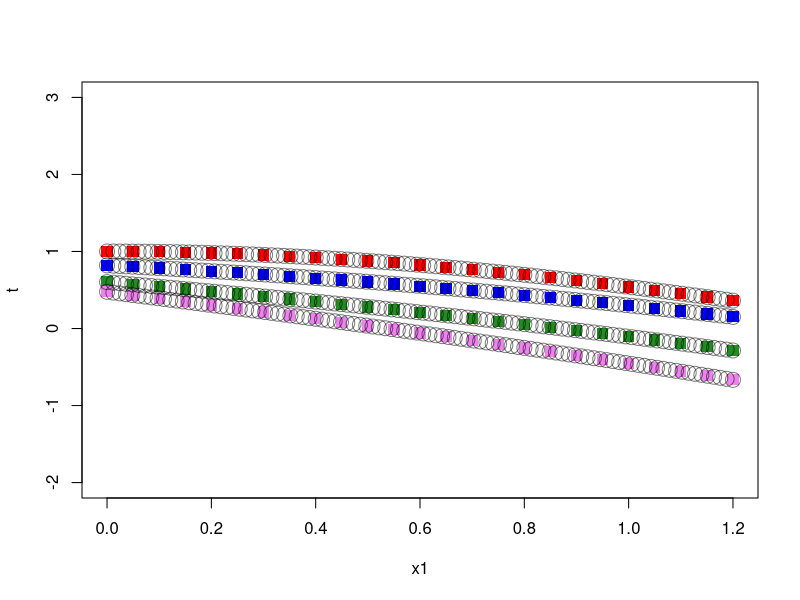

This chart was generated by the following R code:
# Задано
a = 0
b = 1.2
p = 3
To = 1.1

fi = function(x, t){
  return(log(1 + 1/(x+2))*exp(-t))
}

ksi = function(x){
  return(cos(x))
}

Ua = function(t){
  return(1/(1+t))
}

Ub = function(t){
  return(cos(1.2 + t))
}


# Поиск U (задаем q - влияет на tau (шаг по t) и M - количество шагов по x)
findU = function(q, M){
  
# задаем h и tau
h = (b-a)/M
x = seq(from = a, to = b, length = M)

tau = h*h*q/p
N = trunc(To/tau) #Граница n
#Зададим xm = mh + a и tn = n*tau
t = seq(from = 0, to = To, by = tau)

#Находим решение
#Прогонка
an = -q
bn = 1 + 2*q
cn = -q

U = matrix(nrow = N, ncol = M) ## M - x, N - t
for(m in 1: M)
  U[1, m] = ksi(x[m])

for(n in 1: N)
  U[n, 1] = Ua(t[n])

for(n in 1: N)
  U[n, M] = Ub(t[n])

alpha = matrix(nrow = N,  ncol = M - 1)
beta = matrix(nrow = N, ncol = M - 1)
for(i in 1: (N - 1)){
  alpha[i, 1] = 0;
  beta[i, 1] = Ua(t[i])
}

for(i in 1:(N -1)){
  for(j in 2: (M - 1)){
    alpha[i, j] = -cn/(an*alpha[i, j - 1] + bn)
    beta[i, j] = (fi(x[j],t[i]) * tau - an * beta[i, j-1] + U[i, j])/(an*alpha[i, j -1] + bn)
  }
  for(k in (M-1) : 2){
    U[i+1,k] = alpha[i,k]*U[i+1, k+1] + beta[i,k]
  }
}
return(U)
}



M1 = 25
h1 = (b-a)/M1
x1 = seq(from = a, to = b, length = M1)
U1 = findU(1.8, M1)
tlen1 = length(U1[,1])
n1 = tlen1/5
n2 = 3*tlen1/5
plot1 <- plot(x1, U1[1,], pch = 15, col = "red", ylab = "t", ylim = c(-2, 3), cex = 1.5)
plot1 <-points(x1, U1[n1,], pch = 15, col = "blue", cex = 1.5)
plot1 <-points(x1, U1[n2,], pch = 15, col = "forestgreen", cex = 1.5)
plot1 <-points(x1, U1[tlen1,], pch = 15, col = "violet", cex = 1.5)


M2 = 100
h2 = (b-a)/M2
x2 = seq(from = a, to = b, length = M2)
U2 = findU(1.8, M2)
tlen2 = length(U2[,1])
n3 = tlen2/5
n4 = 3*tlen2/5
plot1 <-points(x2, U2[1,], pch = 1, col = adjustcolor("black", 0.5), cex = 2)
plot1 <-points(x2, U2[n3,], pch = 1, col = adjustcolor("black", 0.5), cex = 2)
plot1 <-points(x2, U2[n4,], pch = 1, col = adjustcolor("black", 0.5), cex = 2)
plot1 <-points(x2, U2[tlen2,],pch = 1, col = adjustcolor("black", 0.5), cex = 2)

